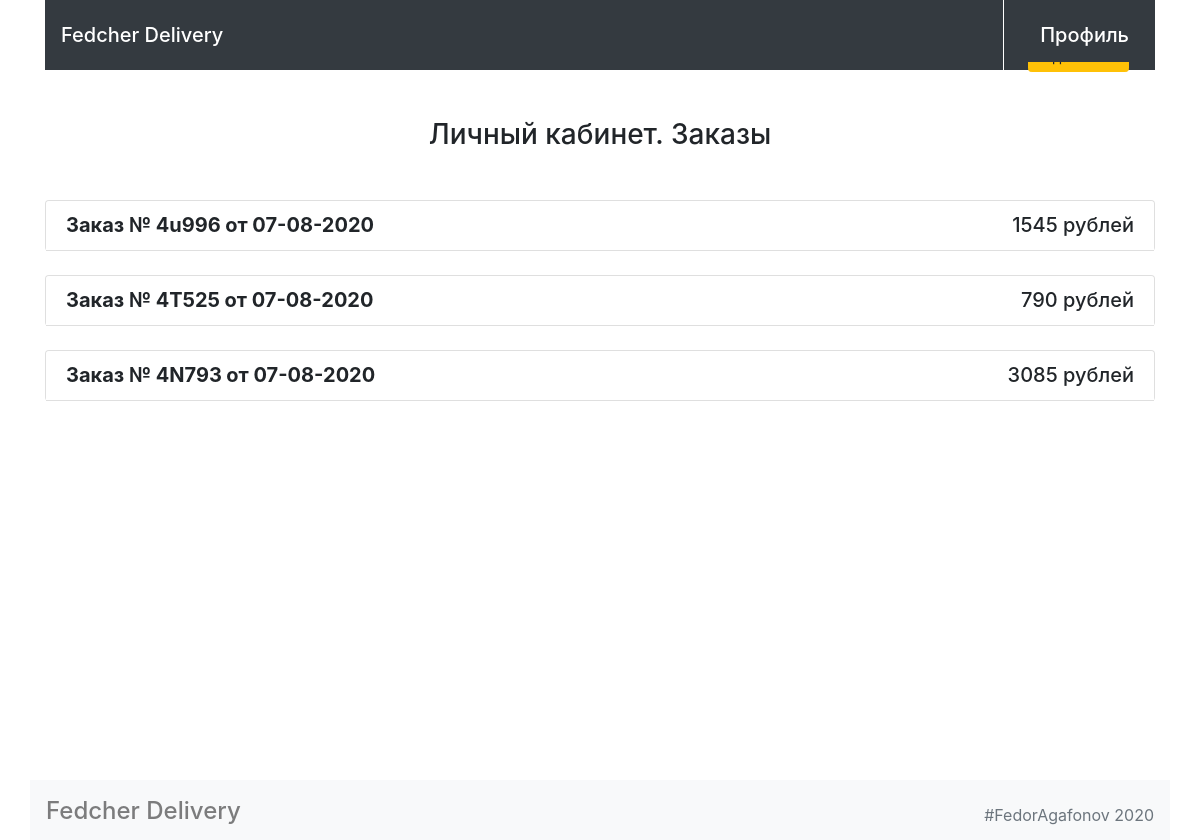
/account/ (signed in), run on the app's committed database.
### models.py (models this page shows)
class Order(db.Model):
    __tablename__ = 'orders'
    id = db.Column(db.Integer, primary_key=True)
    sum = db.Column(db.Float)
    status = db.Column(db.String)
    date = db.Column(db.String)
    unique_num = db.Column(db.String)
    user_id = db.Column(db.Integer, db.ForeignKey("users.id"))
    user = db.relationship("User")
    orders = db.relationship("OrderDetail")

### views.py (the view)
@app.route('/account/')
def render_account_page():
    orders = db.session.query(Order).filter(Order.user_id == session.get('user_id')).all()
    details = {}
    for item in orders:
        details[item.unique_num] = db.session.query(OrderDetail.count, Meal.title, Meal.price * OrderDetail.count).join(Meal).filter(db.and_(OrderDetail.unique_id == item.unique_num, OrderDetail.meal_id == Meal.id)).all()
    login = session.get('is_auth')
    return render_template("account.html", is_auth=login, orders=orders, details=details)

### templates/account.html (shortened to what this page needs)
{% extends 'base.html' %}
{% block container %}
<main class="container">
  <section class="row mx-15">
    <div class="col-12">
      <div class="mx-auto text-center">
        <h1 class="h3 my-5">Личный кабинет. Заказы</h1>
      </div>
      {% for order in orders %}
      <div class="card mt-2 mb-4 order-boss">
        <ul class="list-group list-group-flush">
          <li class="list-group-item">
            <div class="row">
              <div class="col-7">
                <span class="h5 font-weight-bold">Заказ № {{ order.unique_num }}</span>
                <span class="h5 font-weight-bold"> от {{ order.date }}</span>
              </div>
              <div class="col-5 text-right">
                <span class="h5">{{ order.sum|int }} рублей</span>
              </div>
            </div>
          </li>
        </ul>
      </div>
      {% endfor %}
    </div>
  </section>
</main>
{% endblock %}

### static/css/main.css (style rules this page uses)
body { padding: 0; margin: 0; }

### templates/base.html (style rules this page uses)
html { position: relative; min-height: 100%; }
body { margin-bottom: 60px; }

### data on the page
Order: unique_num "4u996", date "07-08-2020", sum "1545"
Order: unique_num "4T525", date "07-08-2020", sum "790"
Order: unique_num "4N793", date "07-08-2020", sum "3085"
